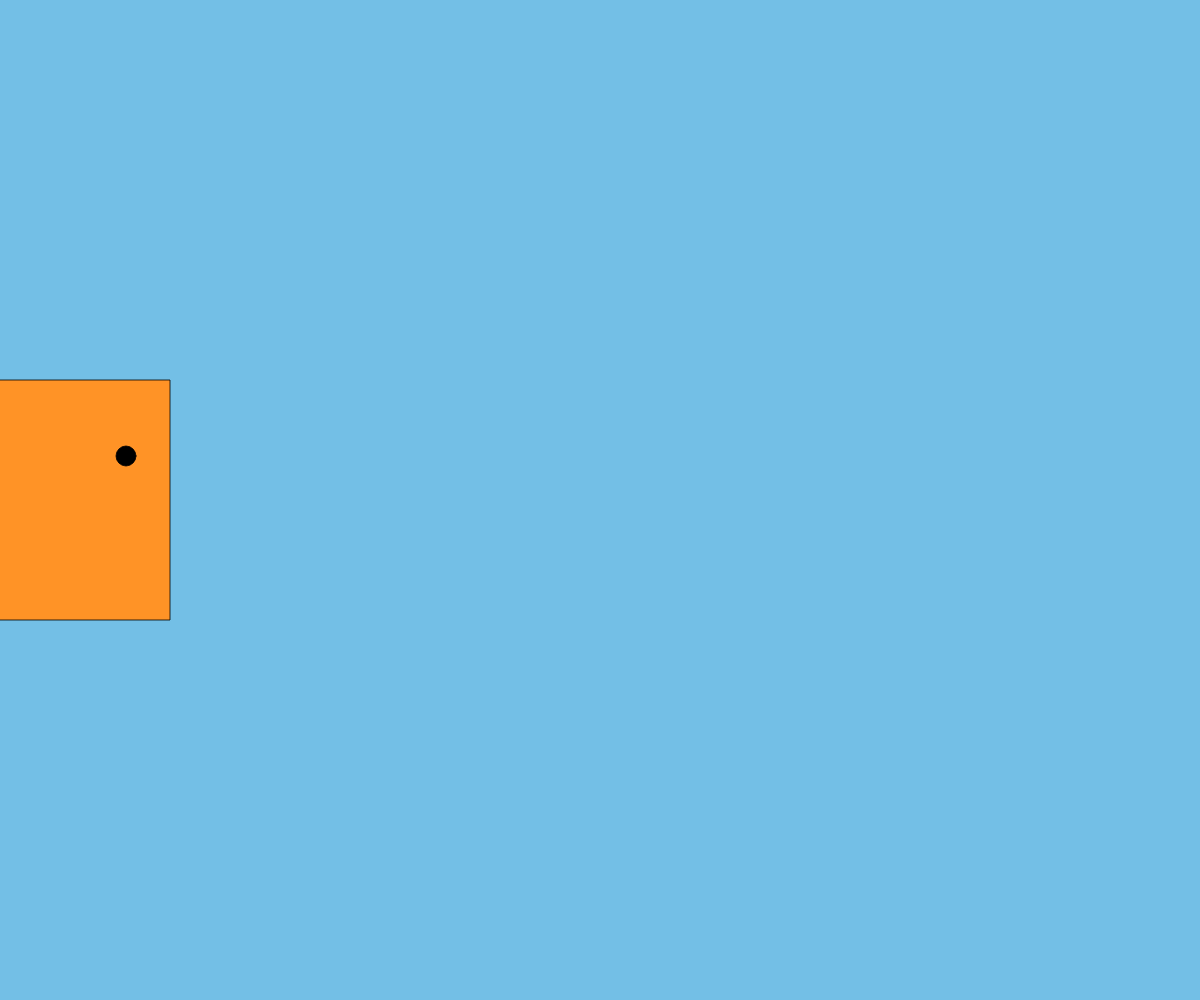
Frame 1 (no input)
Frame 60 (no input): identical to frame 1, image omitted
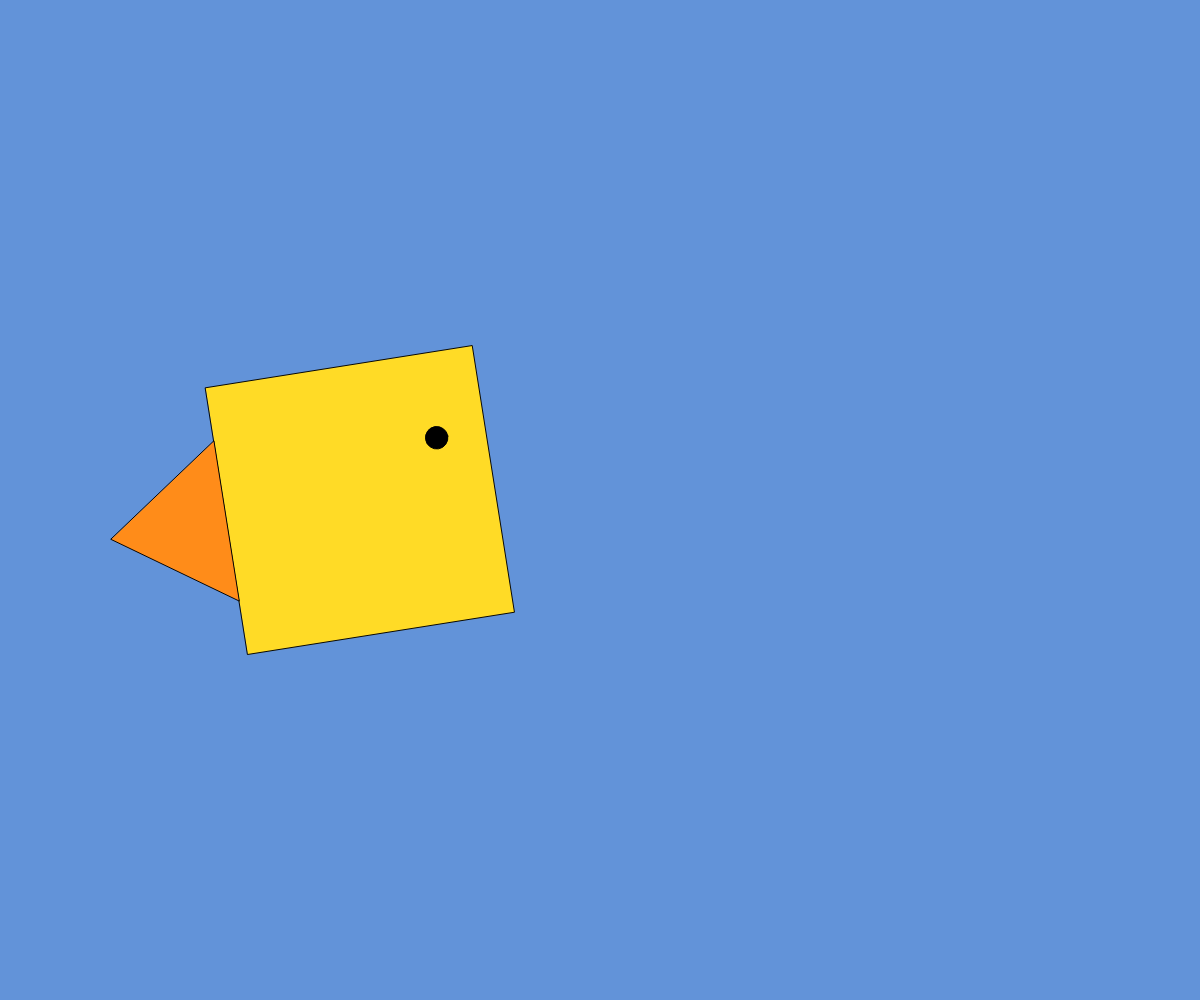
Frame 120 (the mouse pressed at the canvas centre since frame 60)

The p5.js sketch that drew these frames (run headless with seeded random() and noise() and a simulated clock; from frame 60 on, the mouse is pressed at the canvas centre):

// p5.js sketch
// ── sketch.js
/* Michelle Huang
   Creating Coding Week 2 Assignment
   Fish Process Drawing
   */

let variation = 0;

function setup() {
  createCanvas(windowWidth, windowHeight);
  colorMode(HSB, 360, 100, 100);
  rectMode(CENTER);
}

// first variations
// fish enters from the left side of the screen and swims to the right side of the screen
function draw() {
    if (variation === 0) {
        background(200, 50, 90); //bg 1
        // body of the fish
        push();
        translate(50, height/2);
        scale(0.8);
        fill(30,85,100);
        rect(0, 0, 300, 300);
        pop();

        // tail of the fish
        push();
        translate(50, height/2);
        scale(0.8);
        translate(-150, 0); //move to left edge body
        fill(15, 90, 100);
        triangle(0, -90, 0, 90, -130, 0);
        pop();

        // eye of the fish
        push();
        translate(50, height/2); //moves eye to the front & upper part of fish
        scale(0.8);
        translate(95, -55); //moves eye to front, and upper part of the fish
        fill(0, 0, 0);
        ellipse(0, 0, 25, 25);
        pop();
    }

// second variation
// fish moves more into the screen "quick hello"
// becomes a little bigger, rotates a little up
    if (variation === 1) {
        background(215, 55, 85); //bg 2 darker
        //body
        push();
        translate(width * 0.3, height/2); //move far
        rotate(-PI/20);
        scale(0.9);
        fill(50, 85, 100); //yellow fish body
        rect(0, 0, 300, 300);
        pop();

        // tail of the fish
        push();
        translate(width * 0.3, height/2);
        rotate(-PI/20);
        scale(0.9);
        translate(-150, 0); //move to left edge body
        fill(30, 90, 100); //orange fish tail
        triangle(0, -90, 0, 90, -130, 0);
        pop();

        //eye
        push();
        translate(width * 0.3, height/2);
        rotate(-PI/20);
        scale(0.9);
        translate(95, -55); //moves eye to front, and upper part of the fish
        fill(0, 0, 0);
        ellipse(0, 0, 25, 25);
        pop();
    }
    // third variation
    // fish at center, turns around,
    // tail moves right moves move left
    // fish face opposite direction
    if (variation === 2) {
        background(185, 40, 95); //bg 3
        //body
        push();
        translate(width/2, height/2);
        scale(1.1);
        fill(335, 55,100);
        rect(0, 0, 300, 300);
        pop();
        //tail
        push();
        translate(width/2, height/2);
        scale(1.1);
        translate(150, 0); //move to right edge body
        fill(315, 65, 95);
        triangle(0, -90, 0, 90, 130, 0);
        pop();

        //eye
        push();
        translate(width/2, height/2);
        scale(1.1);
        translate(-95, -55); //moves eye to front, and upper part of the fish
        fill(0, 0, 0);
        ellipse(0, 0, 25, 25);
        pop();
    }

    //variation 4
    // fish turns back to right

    if (variation === 3) {
        background(210, 60, 80);
        //body
        push();
        translate(width * 0.75, height/2);
        rotate(PI/20);
        scale(0.9);
        fill(125, 60, 90);
        rect(0, 0, 300, 300);
        pop();
        //tail
        push();
        translate(width * 0.75, height/2);
        rotate(PI/20);
        scale(0.9);
        translate(-150, 0); //move to left edge body
        fill(160, 70, 80);
        triangle(0, -90, 0, 90, -130, 0);
        pop();
        //eye
        push();
        translate(width * 0.75, height/2);
        rotate(PI/20);
        scale(0.9);
        translate(95, -55); //moves eye to front, and upper part of the fish
        fill(0, 0, 0);
        ellipse(0, 0, 25, 25);
        pop();
    }
    //variation 5
    // fish moves to the right side of the screen
    if (variation === 4) {
        background(198, 65, 88); //bg 5
        // body of the fish
        push();
        translate(width -75, height/2);
        scale(0.8);
        fill(275,55,95);
        rect(0, 0, 300, 300);
        pop();
        //tail
        push();
        translate(width -75, height/2);
        scale(0.8);
        translate(-150, 0); //move edge of body
        fill(300, 65, 90);
        triangle(0, -90, 0, 90, -130, 0);
        pop();
        //eye
        push();
        translate(width -75, height/2);
        scale(0.8);
        translate(95, -55); //moves eye to front, and upper part of the fish
        fill(0, 0, 0);
        ellipse(0, 0, 25, 25);
        pop();
    }
}
    function mousePressed() {
        //move to next variation whenever user clicks
        variation = variation + 1;
        //after 5, return to variant 1
        if (variation > 4) {
            variation = 0;
        }
    }
    function windowResized() {
        resizeCanvas(windowWidth, windowHeight);
    }
